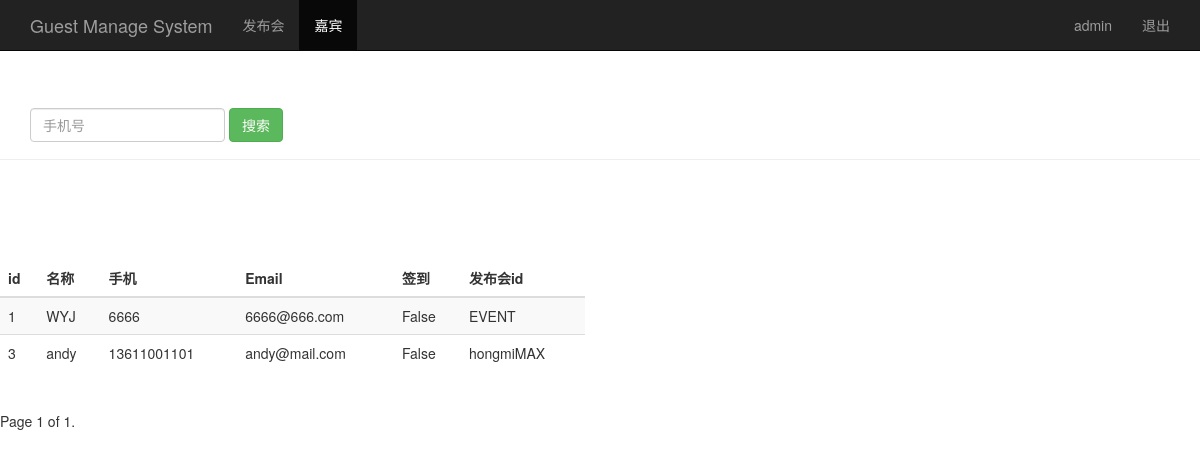
The page /guest_manage/ (signed in) on the database its author committed.
### sign/models.py (models this page shows, shortened)
class Guest(models.Model):
    event=models.ForeignKey(Event)                  # 关联发布会，访问该属性直接显示对应的event.name，由event_id关联
    realname=models.CharField(max_length=64)        # 姓名
    phone=models.CharField(max_length=16)           # 手机号
    email=models.EmailField()                       # 邮箱
    sign=models.BooleanField()                      # 签到状态
    create_time=models.DateTimeField(auto_now=True) # 创建时间（自动获取当前时间）
    class Meta:
        unique_together=('event','phone')

class Event(models.Model):
        name = models.CharField(max_length=100)  # 发布会标题
        limit = models.IntegerField()  # 参加人数
        status = models.BooleanField()  # 状态
        address = models.CharField(max_length=200)  # 地址
        start_time = models.DateTimeField('events time')  # 发布会时间
        create_time = models.DateTimeField(auto_now=True)  # 创建时间（自动获取当前时间）
        def __str__(self):
            return self.name  # 将类实例/类对象以str形式显示。如：有一个类实例P，print P会显示为该实例的name

### sign/views.py (the view)
# urls.py: url(r'^guest_manage/$',views.guest_manage),
@login_required()
def guest_manage(request):
    username=request.session.get('user','')
    guest_list=Guest.objects.all()
    paginator= Paginator(guest_list,2)
    page= request.GET.get('page')
    try:
        contacts=paginator.page(page)
    except PageNotAnInteger:
        contacts = paginator.page(1)
    except EmptyPage:
        contacts = paginator.page(paginator.num_pages)
    return render(request,'guest_manage.html',{'user':username,'guests':contacts})

### sign/templates/guest_manage.html (shortened to what this page needs)
<!DOCTYPE html>
<html lang="zh-CN">
<head>
    {% load bootstrap3 %}
    {% bootstrap_css %}
</head>
<body>
    <nav class="navbar navbar-inverse navbar-fixed-top">
      <div class="container">
        <div class="navbar-header">
          <a class="navbar-brand" href="/guest_manage/">Guest Manage System</a>
        </div>
        <div id="navbar" class="collapse navbar-collapse">
          <ul class="nav navbar-nav">
            <li><a href="/event_manage/">发布会</a></li>
            <li class="active"><a href="#about">嘉宾</a></li>
          </ul>
          <ul class="nav navbar-nav navbar-right">
           <li><a href="#">{{user}}</a></li>
           <li><a href="/logout/">退出</a></li>
         </ul>
        </div>
      </div>
    </nav>
      <div class="page-header" style="padding-top: 60px;">
        <div id="navbar" class="navbar-collapse collapse">
          <form class="navbar-form" method="get" action="/search_phone/">
            <div class="form-group">
              <input name="phone" type="text" placeholder="手机号" class="form-control">
            </div>
            <button type="submit" class="btn btn-success">搜索</button>
          </form>
        </div>
      </div>
      <div class="row" style="padding-top: 80px;">
        <div class="col-md-6">
          <table class="table table-striped">
            <thead>
              <tr>
                <th>id</th>
                <th>名称</th>
                <th>手机</th>
                <th>Email</th>
                <th>签到</th>
                <th>发布会id</th>
              </tr>
            </thead>
            <tbody>
              {% for guest in guests %}
                <tr>
                  <td>{{ guest.id }}</td>
                  <td>{{ guest.realname }}</td>
                  <td>{{ guest.phone }}</td>
                  <td>{{ guest.email }}</td>
                  <td>{{ guest.sign }}</td>
                  <td>{{ guest.event }}</td>
                </tr>
             {% endfor %}
            </tbody>
          </table>
        </div>
      </div>
    <div class="pagination">
      <span class="step-links">
          <span class="current">
            Page {{ guests.number }} of {{ guests.paginator.num_pages }}.
          </span>
      </span>
    </div>
</body>
</html>

### rows shown on the page
Guest: id "1", realname "WYJ", phone "6666", email "6666@666.com", sign "False", event "EVENT"
Guest: id "3", realname "andy", phone "13611001101", email "andy@mail.com", sign "False", event "hongmiMAX"

### other values the page prints
{{ user }} "admin"
{{ guests.number }} "1"
{{ guests.paginator.num_pages }} "1"
